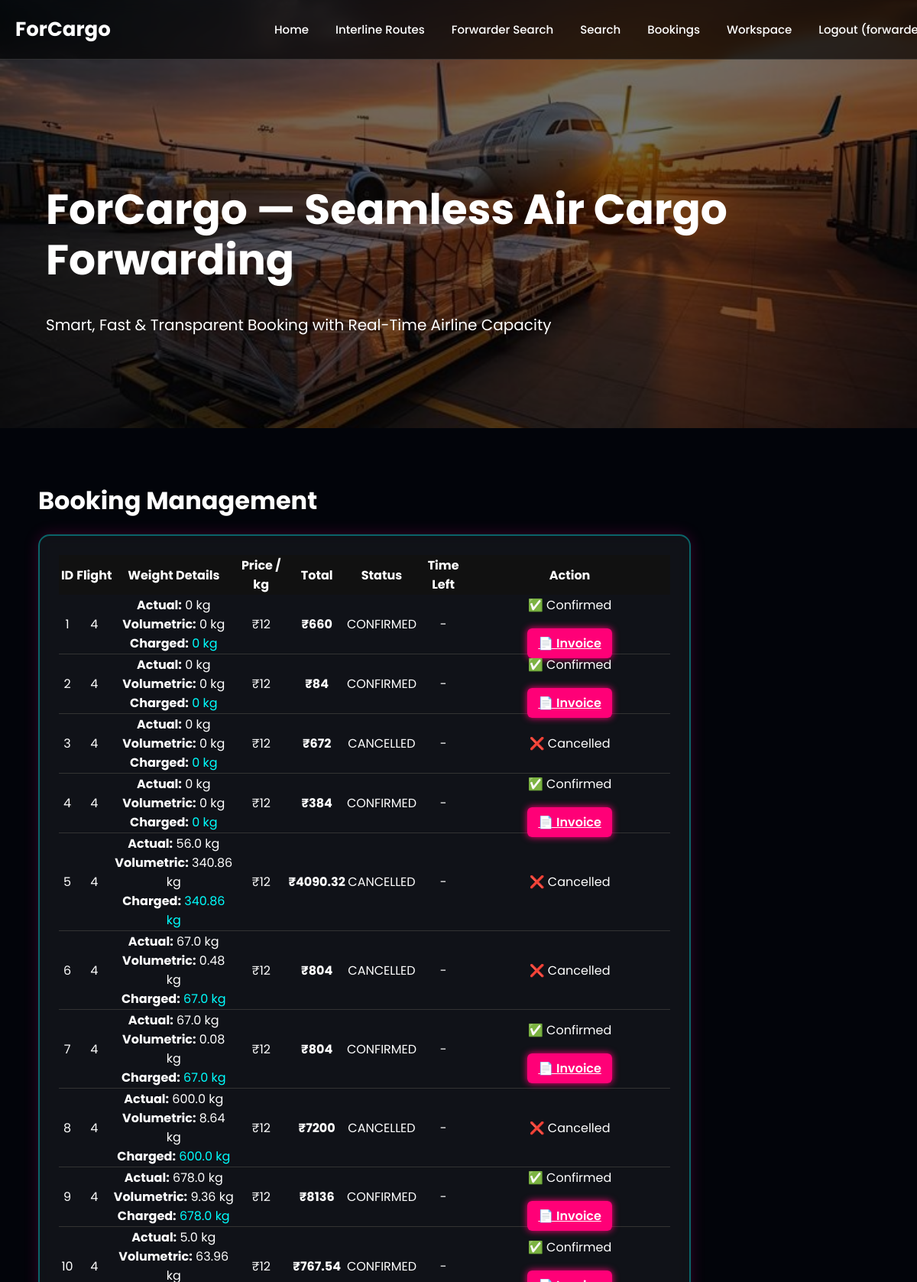
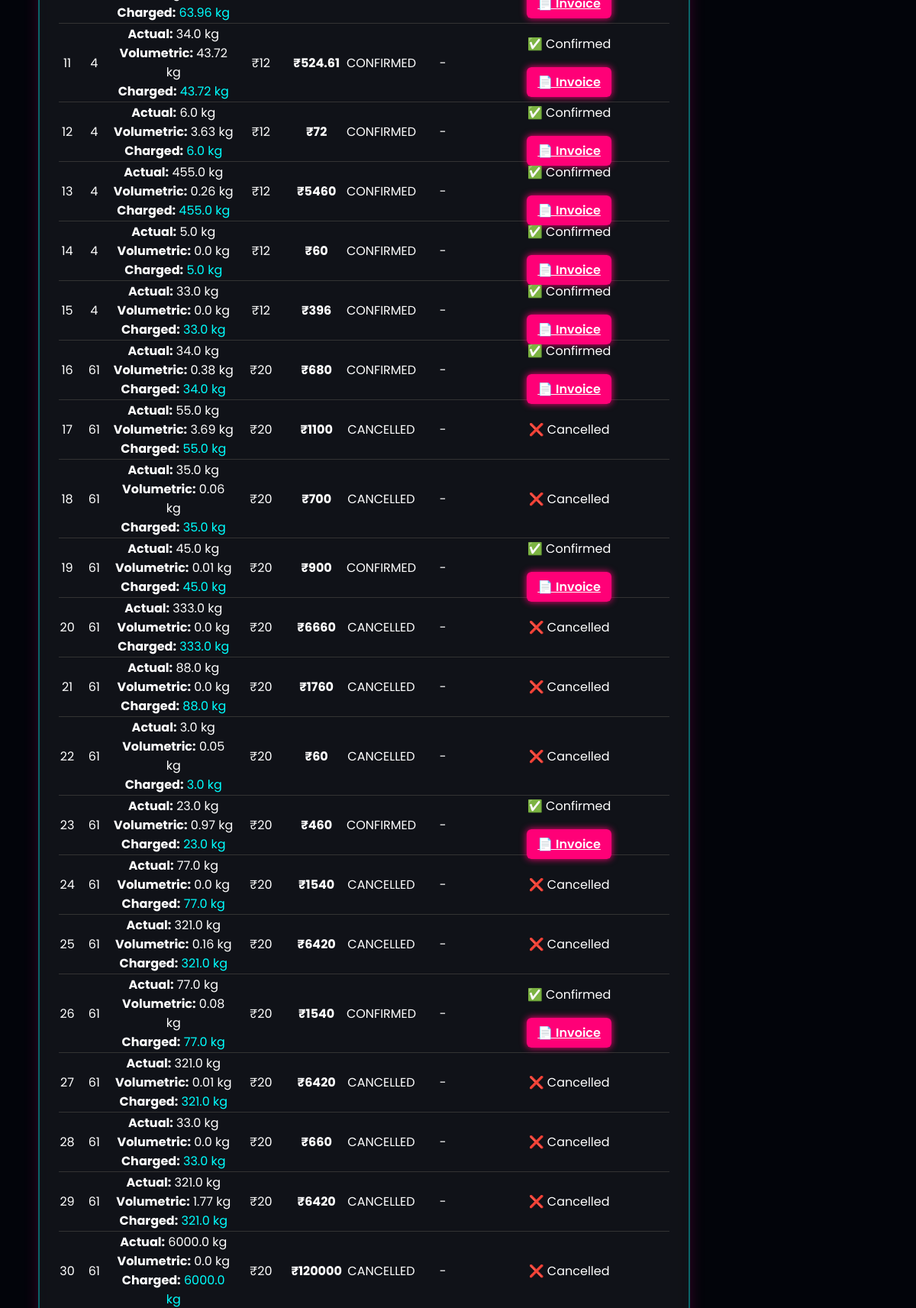
The app's page /bookings (signed in, upper part) with its own data (2 pictures, top to bottom).
### tables this page shows
CREATE TABLE bookings (
            id INTEGER PRIMARY KEY AUTOINCREMENT,
            user_id INTEGER,
            flight_id INTEGER,
            weight INTEGER,
            status TEXT,
            expires_at INTEGER,
            price INTEGER,
            total INTEGER,
            payment_status TEXT DEFAULT 'UNPAID'
        , actual_weight REAL, volumetric_weight REAL, chargeable_weight REAL, length REAL, width REAL, height REAL, confirmed_at INTEGER, penalty_paid REAL DEFAULT 0);

### app.py (the view)
@app.route("/bookings")
def bookings_view():
    if not is_logged_in():
        return redirect("/login")
    db = get_db()
    import time
    now = int(time.time())
    expired = db.execute(
        "SELECT * FROM bookings WHERE status='HOLD' AND expires_at < ?",
        (now,)
    ).fetchall()
    for b in expired:
        flight = db.execute("SELECT * FROM flights WHERE id=?", (b["flight_id"],)).fetchone()
        restored = flight["capacity"] + b["weight"]
        db.execute("UPDATE flights SET capacity=? WHERE id=?", (restored, b["flight_id"]))
        db.execute("UPDATE bookings SET status='CANCELLED' WHERE id=?", (b["id"],))
    db.commit()
    bookings = db.execute("SELECT * FROM bookings").fetchall()
    return render_template("booking_management.html", bookings=bookings)

### app.py (called while the page is built)
def is_logged_in():
    return "user_id" in session

### database.py (called while the page is built)
def get_db():
    db = getattr(g, "_database", None)
    if db is None:
        db = g._database = sqlite3.connect(DATABASE)
        db.row_factory = sqlite3.Row
    return db

### templates/booking_management.html (shortened to what this page needs)
{% extends "base.html" %}
{% block content %}
<h1 class="page-title">Booking Management</h1>
<div class="neon-box">
<table id="bookingTable" style="width:100%; color:white; border-collapse: collapse;">
    <tr style="background:#111;">
        <th>ID</th>
        <th>Flight</th>
        <th>Weight Details</th>
        <th>Price / kg</th>
        <th>Total</th>
        <th>Status</th>
        <th>Time Left</th>
        <th>Action</th>
    </tr>
{% for b in bookings %}
<tr data-id="{{ b['id'] }}"
    data-status="{{ b['status'] }}"
    data-expires="{{ b['expires_at'] or 0 }}"
    style="border-bottom:1px solid #333; text-align:center;">
    <td>{{ b['id'] }}</td>
    <td>{{ b['flight_id'] }}</td>
    <td>
        <b>Actual:</b> {{ b['actual_weight'] or 0 }} kg<br>
        <b>Volumetric:</b> {{ (b['volumetric_weight'] or 0)|round(2) }} kg<br>
        <b>Charged:</b>
        <span style="color:#0ff;">
            {{ (b['chargeable_weight'] or 0)|round(2) }} kg
        </span>
    </td>
    <td>₹{{ b['price'] }}</td>
    <td>
        <b>₹{{ (b['total'] or 0)|round(2) }}</b>
    </td>
    <td class="statusCell">
        {{ b['status'] }}
    </td>
    <td class="timerCell">
        {% if b['status'] == 'HOLD' %}
            <span class="timer">--</span>
        {% else %}
            -
        {% endif %}
    </td>
   <td>
{% if b['status'] == 'HOLD' %}
    <form method="POST" action="/confirm_booking">
        <input type="hidden" name="id" value="{{ b['id'] }}">
        <button class="neon-btn">✅ Confirm</button>
    </form>
{% elif b['status'] == 'CONFIRMED' %}
    ✅ Confirmed<br>
    <br>
    <a href="/download_invoice/{{ b['id'] }}" class="neon-btn">
        📄 Invoice
    </a>
{% else %}
    ❌ Cancelled
{% endif %}
</td>
</tr>
{% endfor %}
</table>
</div>
{% endblock %}

### static/styles.css (style rules this page uses)
body { margin: 0; font-family: "Poppins", sans-serif; background: #0c0c0c; color: #fff; }
body { background: radial-gradient(circle at top, #0a0f24, #000); background-size: 400% 400%; animation: bgMove 12s ease infinite; color: white; font-family: 'Poppins', sans-serif; }
.neon-box { width: 800px; padding: 25px; margin-bottom: 40px; border-radius: 20px; background: rgba(255, 255, 255, 0.04); backdrop-filter: blur(15px); border: 2px solid rgba(0, 255, 255, 0.35); box-shadow: 0 0 20px rgba(0,255,255,0.25), 0 0 40px rgba(255,0,200,0.25); }
body { background: #02040a; color: white; font-family: 'Poppins', sans-serif; margin: 0; padding: 0; }
.neon-box { background: rgba(255,255,255,0.06); border-radius: 15px; padding: 25px; margin-bottom: 25px; backdrop-filter: blur(10px); box-shadow: 0 0 20px rgba(255, 0, 150, 0.2); }
.page-title { font-size: 32px; font-weight: 700; margin-bottom: 20px; }
.neon-btn { background: #ff007f; border: none; padding: 12px 25px; border-radius: 30px; color: white; font-weight: 600; cursor: pointer; transition: 0.3s; }
.neon-btn { background: #ff0080; padding: 12px 25px; color: white; border: none; border-radius: 10px; cursor: pointer; font-size: 16px; font-weight: 600; transition: 0.2s; }

### templates/booking_management.html (style rules this page uses)
.neon-btn { background:#ff0077; color:white; padding:8px 14px; border:none; border-radius:6px; cursor:pointer; box-shadow:0 0 10px #ff0077; }

### records on screen
bookings: id "1", flight_id "4", b "0", volumetric_weight "0", chargeable_weight "0", price "12", total "660", status "CONFIRMED"
bookings: id "2", flight_id "4", b "0", volumetric_weight "0", chargeable_weight "0", price "12", total "84", status "CONFIRMED"
bookings: id "3", flight_id "4", b "0", volumetric_weight "0", chargeable_weight "0", price "12", total "672", status "CANCELLED", shows "❌ Cancelled"
bookings: id "4", flight_id "4", b "0", volumetric_weight "0", chargeable_weight "0", price "12", total "384", status "CONFIRMED"
bookings: id "5", flight_id "4", actual_weight "56.0", volumetric_weight "340.86", chargeable_weight "340.86", price "12", total "4090.32", status "CANCELLED", shows "❌ Cancelled"
bookings: id "6", flight_id "4", actual_weight "67.0", volumetric_weight "0.48", chargeable_weight "67.0", price "12", total "804", status "CANCELLED", shows "❌ Cancelled"
bookings: id "7", flight_id "4", actual_weight "67.0", volumetric_weight "0.08", chargeable_weight "67.0", price "12", total "804", status "CONFIRMED"
bookings: id "8", flight_id "4", actual_weight "600.0", volumetric_weight "8.64", chargeable_weight "600.0", price "12", total "7200", status "CANCELLED", shows "❌ Cancelled"
bookings: id "9", flight_id "4", actual_weight "678.0", volumetric_weight "9.36", chargeable_weight "678.0", price "12", total "8136", status "CONFIRMED"
bookings: id "10", flight_id "4", actual_weight "5.0", volumetric_weight "63.96", chargeable_weight "63.96", price "12", total "767.54", status "CONFIRMED"
bookings: id "11", flight_id "4", actual_weight "34.0", volumetric_weight "43.72", chargeable_weight "43.72", price "12", total "524.61", status "CONFIRMED"
bookings: id "12", flight_id "4", actual_weight "6.0", volumetric_weight "3.63", chargeable_weight "6.0", price "12", total "72", status "CONFIRMED"
bookings: id "13", flight_id "4", actual_weight "455.0", volumetric_weight "0.26", chargeable_weight "455.0", price "12", total "5460", status "CONFIRMED"
bookings: id "14", flight_id "4", actual_weight "5.0", volumetric_weight "0.0", chargeable_weight "5.0", price "12", total "60", status "CONFIRMED"
bookings: id "15", flight_id "4", actual_weight "33.0", volumetric_weight "0.0", chargeable_weight "33.0", price "12", total "396", status "CONFIRMED"
bookings: id "16", flight_id "61", actual_weight "34.0", volumetric_weight "0.38", chargeable_weight "34.0", price "20", total "680", status "CONFIRMED"
bookings: id "17", flight_id "61", actual_weight "55.0", volumetric_weight "3.69", chargeable_weight "55.0", price "20", total "1100", status "CANCELLED", shows "❌ Cancelled"
bookings: id "18", flight_id "61", actual_weight "35.0", volumetric_weight "0.06", chargeable_weight "35.0", price "20", total "700", status "CANCELLED", shows "❌ Cancelled"
bookings: id "19", flight_id "61", actual_weight "45.0", volumetric_weight "0.01", chargeable_weight "45.0", price "20", total "900", status "CONFIRMED"
bookings: id "20", flight_id "61", actual_weight "333.0", volumetric_weight "0.0", chargeable_weight "333.0", price "20", total "6660", status "CANCELLED", shows "❌ Cancelled"
bookings: id "21", flight_id "61", actual_weight "88.0", volumetric_weight "0.0", chargeable_weight "88.0", price "20", total "1760", status "CANCELLED", shows "❌ Cancelled"
bookings: id "22", flight_id "61", actual_weight "3.0", volumetric_weight "0.05", chargeable_weight "3.0", price "20", total "60", status "CANCELLED", shows "❌ Cancelled"
bookings: id "23", flight_id "61", actual_weight "23.0", volumetric_weight "0.97", chargeable_weight "23.0", price "20", total "460", status "CONFIRMED"
bookings: id "24", flight_id "61", actual_weight "77.0", volumetric_weight "0.0", chargeable_weight "77.0", price "20", total "1540", status "CANCELLED", shows "❌ Cancelled"
bookings: id "25", flight_id "61", actual_weight "321.0", volumetric_weight "0.16", chargeable_weight "321.0", price "20", total "6420", status "CANCELLED", shows "❌ Cancelled"
bookings: id "26", flight_id "61", actual_weight "77.0", volumetric_weight "0.08", chargeable_weight "77.0", price "20", total "1540", status "CONFIRMED"
bookings: id "27", flight_id "61", actual_weight "321.0", volumetric_weight "0.01", chargeable_weight "321.0", price "20", total "6420", status "CANCELLED", shows "❌ Cancelled"
bookings: id "28", flight_id "61", actual_weight "33.0", volumetric_weight "0.0", chargeable_weight "33.0", price "20", total "660", status "CANCELLED", shows "❌ Cancelled"
bookings: id "29", flight_id "61", actual_weight "321.0", volumetric_weight "1.77", chargeable_weight "321.0", price "20", total "6420", status "CANCELLED", shows "❌ Cancelled"
bookings: id "30", flight_id "61", actual_weight "6000.0", volumetric_weight "0.0", chargeable_weight "6000.0", price "20", total "120000", status "CANCELLED", shows "❌ Cancelled"
